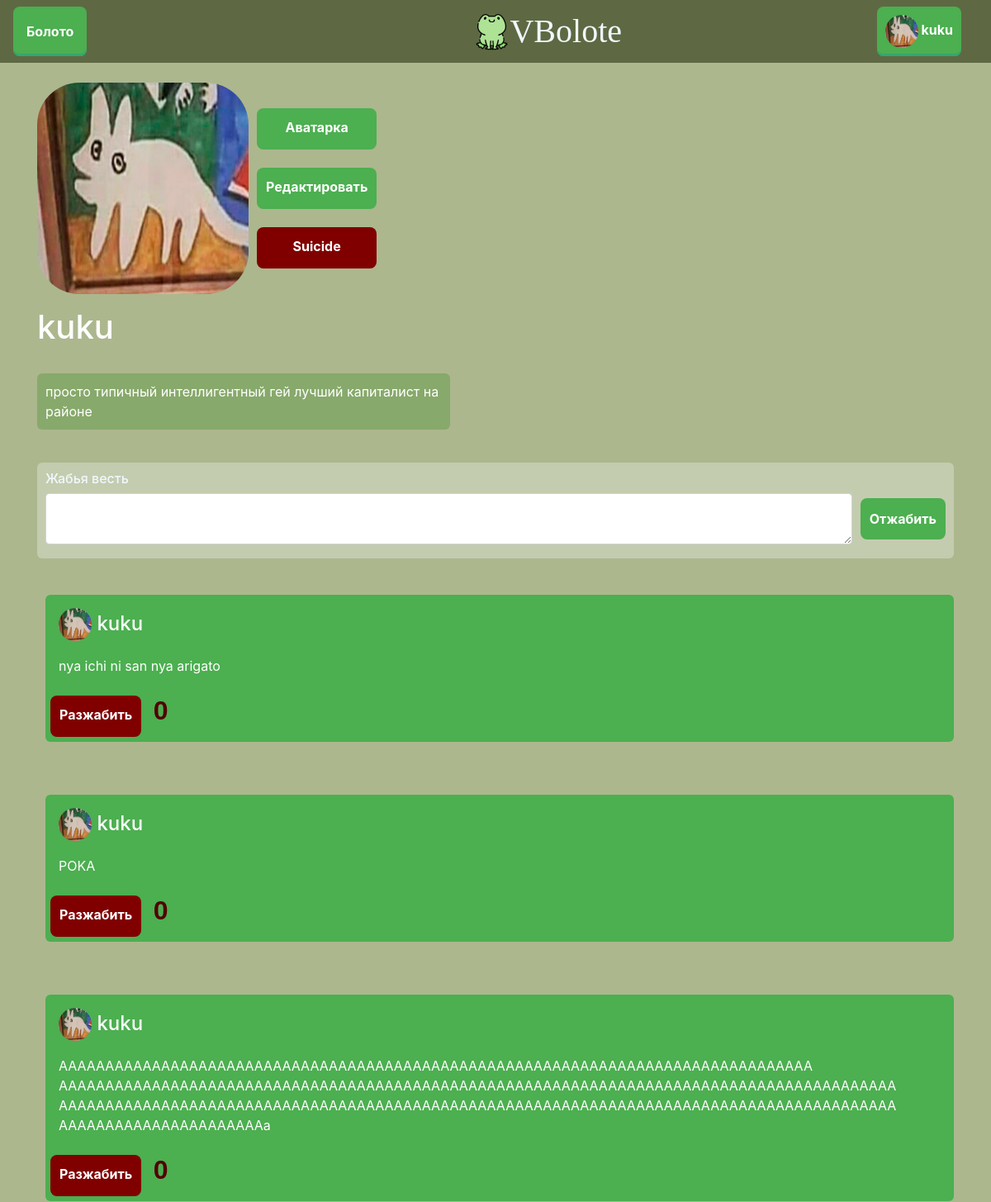
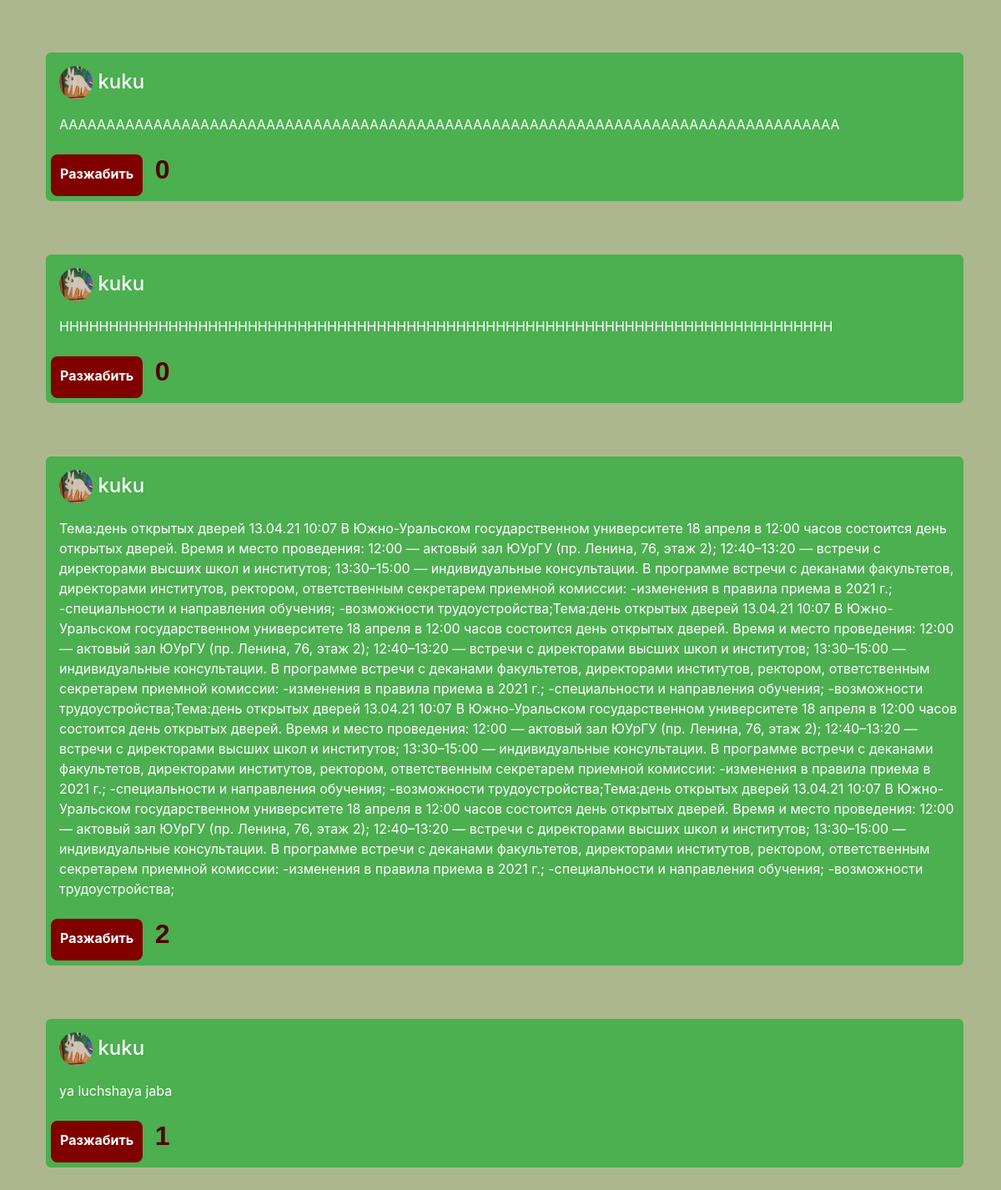
Screenshot of /user/4 (signed in) with the database file from the repository (2 pictures, top to bottom).
### data/users.py (models this page shows, shortened)
class User(SqlAlchemyBase, UserMixin, SerializerMixin):
    __tablename__ = 'users'
    id = sqlalchemy.Column(sqlalchemy.Integer,
                                primary_key=True, autoincrement=True)
    name = sqlalchemy.Column(sqlalchemy.String, nullable=True)
    email = sqlalchemy.Column(sqlalchemy.String,
                              index=True, unique=True, nullable=True)
    hashed_password = sqlalchemy.Column(sqlalchemy.String, nullable=True)
    about = sqlalchemy.Column(sqlalchemy.String, nullable=False,
                              default='')
    au_attitude = sqlalchemy.Column(sqlalchemy.String, nullable=False,
                                    default='')
    frog_attitude = sqlalchemy.Column(sqlalchemy.String, nullable=False,
                                      default='')
    pic = sqlalchemy.Column(sqlalchemy.Integer, default=0)

### data/news.py (models this page shows)
class News(SqlAlchemyBase, UserMixin, SerializerMixin):
    __tablename__ = 'news'
    id = sqlalchemy.Column(sqlalchemy.Integer,
                           primary_key=True, autoincrement=True)
    u_id = sqlalchemy.Column(sqlalchemy.Integer)
    dislikes = sqlalchemy.Column(sqlalchemy.Integer, default=0)
    text = sqlalchemy.Column(sqlalchemy.String)

### flask_app.py (the view, shortened to what this page needs)
@app.route('/user/<int:user_id>', methods=['GET', 'POST'])
@login_required
def user_page(user_id):
    form = NewsForm()
    db_sess = db_session.create_session()
    user = db_sess.query(User).filter(user_id == User.id).first()
    if user:
        news = db_sess.query(News).filter(News.u_id == user.id).all()
        return render_template('user_page.html', user=user, is_friends=FM.is_friends(current_user.id, user.id),
                               form=form,
                               news=(news[::-1] if news else []))
    else:
        abort(404)

### forms/make_news.py
class NewsForm(FlaskForm):
    text = TextAreaField('Текст жабей вести', validators=[DataRequired()])
    submit = SubmitField('Отжабить')

### data/db_session.py (called while the page is built)
def create_session() -> Session:
    global __factory
    return __factory()

### flask_app.py (called while the page is built)
@login_manager.user_loader
def load_user(user_id):
    db_sess = db_session.create_session()
    return db_sess.query(User).get(user_id)

    @staticmethod
    def is_friends(id1, id2):
        db_sess = db_session.create_session()
        return (id2,) in db_sess.query(Friends.u_id2).filter(Friends.u_id1 == id1).all() or \
               (id1,) in db_sess.query(Friends.u_id2).filter(Friends.u_id1 == id2).all()

### templates/user_page.html (shortened to what this page needs)
{% extends "base.html" %}
{% block content %}
<br>
<p class="user-profile">
    <img src="../static/img/pics/pic{{user.pic}}.jpg" class="user_pic" alt="аватарка"/>
    {% if current_user.id == user.id %}
        <span class="user-buttons">
        <a href="/choose_ava", class="btn btn-primary">Аватарка</a>
        <a href="/edit_user", class="btn btn-primary">Редактировать</a>
        <a href="/suicide", class="btn btn-danger">Suicide</a>
        </span>
    {% endif %}
</p>
<h1>{{user.name}}</h1><br>
{% if user.about %}
<p class="about_info">{{user.about}}</p>
{% endif %}
{% if user == current_user %}
<br>
    <div>
        <form class="news_text" action="" method="post">
            <h6>Жабья весть</h6>
            <p class="input-message">
                {{ form.text(class="form-control message-box") }} {{ form.submit(type="submit", class="btn btn-primary send-message") }}
            </p>
        </form>
    </div>
{% endif %}
<br>
{% for new in news %}
    <div class="news">
        <h4 class="news-user">
            <img src="../static/img/pics/pic{{user.pic}}.jpg" class = "mini_user_pic" alt="аватарка"/>
            <a href="/user/{{user.id}}" style="color: white">{{user.name}}</a>
        </h4>
        <span class="news-text">{{new.text}}</span>
        <span><br>
        {% if new.u_id == current_user.id %}
            <a class="btn btn-danger" href="/del_new/{{new.id}}">Разжабить</a>
        {% else %}
            <a class="btn btn-danger" href="/dislike/{{new.id}}/{{0 if user.id == current_user.id else user.id}}">Нежабно</a>
        {% endif %}
        <span class="dislikes-number">{{new.dislikes}}</span>
        </span>
    </div>
    <br>
{% endfor %}
{% endblock %}

### templates/base.html (shortened to what this page needs)
<!doctype html>
<html lang="en">
<head>
    <link rel="stylesheet"
          href="https://stackpath.bootstrapcdn.com/bootstrap/4.4.1/css/bootstrap.min.css"
>
    <link rel="stylesheet" href= "{{ url_for('static', filename='css/decor.css') }}">
</head>
<body>
<header>
    <nav class="navbar navbar-light" style="background-color: #5e6943;">
        <div class="dropdown">
          <button class="dropbtn">Болото</button>
        </div>
        <a type="button" class="AppName" href="/"><img src="../static/img/icon_frog.png" height="50" alt="...">VBolote</a>
            {% if current_user.is_authenticated %}
                <div class="dropdown">
                  <button class="dropbtn user">
                      <img src="../static/img/pics/pic{{current_user.pic}}.jpg" class = "mini_user_pic" alt="аватарка"/>
                      {{ current_user.name }}
                  </button>
                </div>
            {% else %}
                <div class="btn-group" role="group" aria-label="Basic mixed styles example">
                  <a type="button" class="btn btn-login" href="/login">Войти</a>
                  <a type="button" class="btn btn-reg" href="/register">Зарегистрироваться</a>
                </div>
            {% endif %}
    </nav>
</header>
<main role="main" class="container">
    {% block content %}{% endblock %}
</main>
</body>
</html>

### static/css/decor.css (style rules this page uses)
.dropbtn { background-color: #4CAF50; color: white; padding: 16px; font-size: 16px; border: none; }
.dropdown { position: relative; display: inline-block; }
body { background-color: #acb78e; color: aliceblue; }
header { background-color: #5e6943; }
.AppName { color: aliceblue; padding-left: 4em; font-size: 40px; font-family: "Voguer Sans Free" }
button { height: 60px; font-weight: 700; color: #7b917b; text-decoration: none; padding: .5em 2em; border-radius: 8px; background: rgb(123, 145, 123); box-shadow: 0 -3px rgb(53, 167, 110) inset; transition: 0.2s; }
button.user { background-color: #4CAF50; color: white; padding: 10px; font-size: 16px; border: none; margin-right: 20px; }
span.user-buttons { display: flex; justify-content: space-around; flex-direction: column; margin-left: 10px; margin-top: 20px; margin-bottom: 20px; }
p.user-profile { display: flex; justify-content: flex-start; }
h4.news-user { padding: 10px; }
.news { display: flex; justify-content: space-around; flex-direction: column; margin-left: 10px; margin-top: 20px; margin-bottom: 20px; background-color: #4CAF50; color: white; padding: 6px; border-radius: 6px; }
.news-text { padding-left: 10px; }
.dislikes-number { padding-top: 8px; padding-left: 10px; color: #510000; font: bold 2em Arial; }
form.news_text { background: #c4ccaf; padding-left: 10px; padding-right: 10px; padding-bottom: 0.5px; padding-top: 10px; border-radius: 6px; }
p.input-message { display: flex; justify-content: flex-start; padding-bottom: 0; }
input.send-message { margin-left: 10px; margin-top: 6px; }
textarea.message-box { min-height: 60px; }
.btn-primary, .btn-danger { height: 50px; font-weight: 700; color: white; text-decoration: none; border-radius: 8px; background: #4CAF50; transition: 0.2s; padding: 10px; border-color: transparent; }
.btn-danger { background-color: maroon; }
p.about_info { background-color: #87a96b; color: white; width: 500px; min-width: 350px; padding: 10px; border-radius: 6px; -webkit-box-sizing: border-box; }
h1 { color: white; }
.user_pic { Width: 256px; Height: 256px; border-radius: 20%; webkit-border-radius: 6px; moz-border-radius: 6px; khtml-border-radius: 6px; }
.mini_user_pic { Width: 40px; Height: 40px; border-radius: 50%; }

### rows the page displays
User: name "kuku", about "просто типичный интеллигентный гей лучший капиталист на районе"
News: text "nya ichi ni san nya arigato", dislikes "0"
News: text "POKA", dislikes "0"
News: text "AAAAAAAAAAAAAAAAAAAAAAAAAAAAAAAAAAAAAAAAAAAAAAAAAAAAAAAAAAAAAAAAAAAAAAAAAAAAAAAAA AAAAAAAAAAAAAAAAAAAAAAAAAAAAAAAAAAAAAAAAAAAAAAAAAAAAAAAAAAAAAAAAAAAAAAAAAAAAAAAAAAAAAAAAAA AAAAAAAAAAAAAAAAAAAAAAAAAAAAAAAAAAAAAAAAAAAAAAAAAAAAAAAAAAAAAAAAAAAAAAAAAAAAAAAAAAAAAAAAAA AAAAAAAAAAAAAAAAAAAAAAa", dislikes "0"
News: text "AAAAAAAAAAAAAAAAAAAAAAAAAAAAAAAAAAAAAAAAAAAAAAAAAAAAAAAAAAAAAAAAAAAAAAAAAAAAAAAAAAA", dislikes "0"
News: text "HHHHHHHHHHHHHHHHHHHHHHHHHHHHHHHHHHHHHHHHHHHHHHHHHHHHHHHHHHHHHHHHHHHHHHHHHHHHHH", dislikes "0"
News: text "Тема:день открытых дверей 13.04.21 10:07 В Южно-Уральском государственном университете 18 апреля в 12:00 часов состоится день открытых дверей. Время и место проведения: 12:00 — актовый зал ЮУрГУ (пр. Ленина, 76, этаж 2); 12:40–13:20 — встречи с директорами высших школ и институтов; 13:30–15:00 — индивидуальные консультации. В программе встречи с деканами факультетов, директорами институтов, ректором, ответственным секретарем приемной комиссии: -изменения в правила приема в 2021 г.; -специальности и направления обучения; -возможности трудоустройства;Тема:день открытых дверей 13.04.21 10:07 В Южно-Уральском государственном университете 18 апреля в 12:00 часов состоится день открытых дверей.…", dislikes "2"
News: text "ya luchshaya jaba", dislikes "1"
